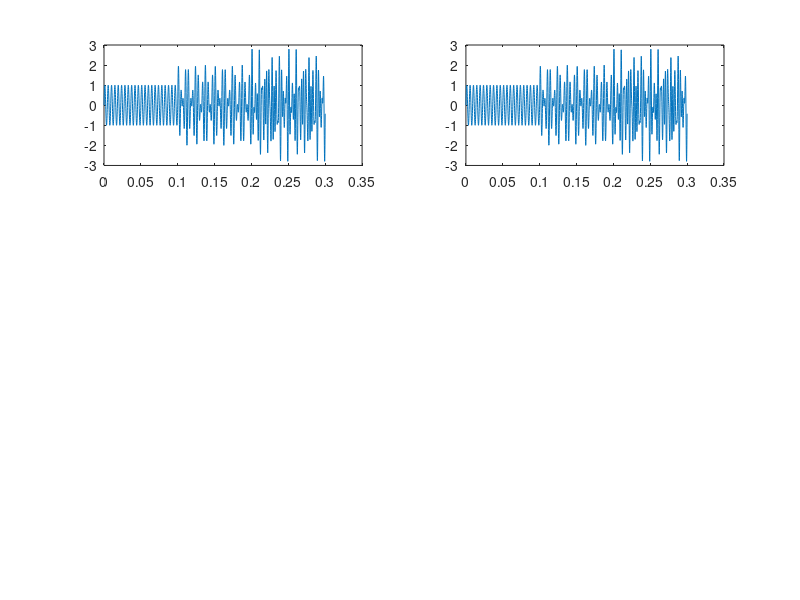

Here is the MATLAB script that generated this plot: (Note: this script raises an error after producing the figure.)
fs = 8192;
t = 0:1/fs:0.3;
x1 = sin(2*pi*220*t) .* (t < 0.3);
x2 = sin(2*pi*300*t) .* (t < 0.3 & t > 0.1);
x3 = sin(2*pi*400*t) .* (t < 0.3 & t > 0.2);

x = x1+x2+x3;
noise = randn(size(t));
y = x;

%ve x va y
subplot(3,2,1);
plot(t,x);
subplot(3,2,2);
plot(t,y);

n = 4;
Fc1 = 250;
Fc2 = 350;
fc1 = Fc1 / (fs / 2);
fc2 = Fc2 / (fs / 2);
Rp = 1;
[b, a] = cheby1(n,Rp, [fc1  fc2], 'bandpass', 's');
y_filter = filter(b, a, y);


N_fft = 8000;
Y = fft(y,N_fft);
f_axis = linspace(0,fs,length(Y));
subplot(3,2,3);
plot(f_axis, abs(Y));
title('Pho cua Y');

Y_filter = fft(y_filter,N_fft);
subplot(3,2,4);
plot(f_axis, abs(Y_filter));
title('Pho cua Y sau khi loc');


